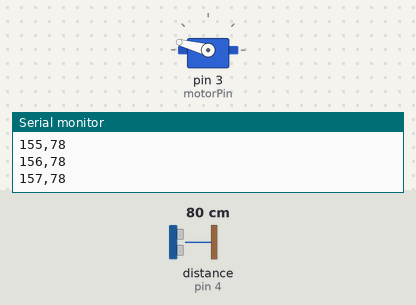
Bench run of a sketch on a simulated Arduino Uno, built with avr-gcc and run on an emulated ATmega328P. On the bench: servo, the last lines printed to the serial monitor. Wiring (inferred from the names in the program): ultrasonic range finder: trigger pin 5; echo pin 4. Inputs (shaded band) come from the test bench; at power-on: distance to the obstacle (sensor on pin 4) 80 cm. The echo pulse lasts 58.3 µs per cm.

Above: at 1.2 s.
1.3 s: distance to the obstacle (sensor on pin 4) set to 250 cm
At 1.8 s:
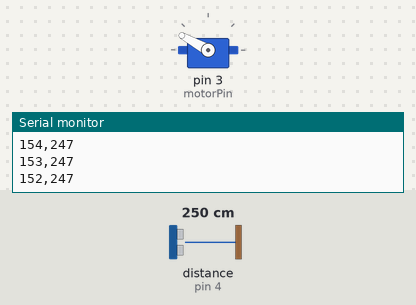
4.3 s: distance to the obstacle (sensor on pin 4) set to 2 cm
At 5.2 s:
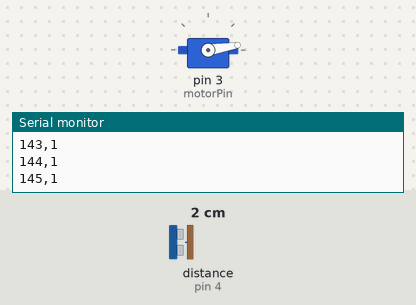
7.3 s: distance to the obstacle (sensor on pin 4) set to 18 cm
10.3 s: distance to the obstacle (sensor on pin 4) set to 4 cm
Timing chart, 0 to 14.3 s (numbered marks = the images above; inputs shaded):
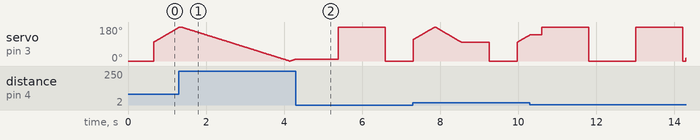

The sketch:

Distance.ino
```cpp
#include <Servo.h>

#define trigPin   5
#define echoPin   4

#define motorPin 3

#define DEBUG // Reduced rotation angle and mimics stand by
#define NO_PHONE // For testing without reading any serial input

#define soundConstant 0.034

Servo motor;
int cmDistance;
int rotateAngle = 0;
char standByVal = '1'; // MIT App Inventor will send '0' for pause radar

void setup()
{
  #define ROTATE_ANGLE 180

  motor.attach(motorPin);

  pinMode(trigPin, OUTPUT);
  pinMode(echoPin, INPUT);

  Serial.begin(9600);
}

void loop()
{
  for (rotateAngle = 0; rotateAngle <= ROTATE_ANGLE; rotateAngle++)
    mainEvent();

  for (rotateAngle = ROTATE_ANGLE; rotateAngle >= 0; rotateAngle--)
    mainEvent();
}

int distCalc()
{
  long timeVal;
  digitalWrite(trigPin, LOW);
  delayMicroseconds(2);
  digitalWrite(trigPin, HIGH);
  delayMicroseconds(10);
  digitalWrite(trigPin, LOW);

  timeVal = pulseIn(echoPin, HIGH);

  cmDistance = timeVal * soundConstant / 2;

  return cmDistance;
}


inline boolean objectInRange()
{
  return cmDistance < 320; // TODO Find Real Life Value for 320
}

void mainEvent()
{
  motor.write(rotateAngle);
  distCalc();
  send_packet();
}
void send_packet()// TODO Maybe encapsulate with a struct
{
  Serial.print(rotateAngle);
  Serial.print(',');
  Serial.println(cmDistance);// println adds \n for indicating one packet has send
}
```
